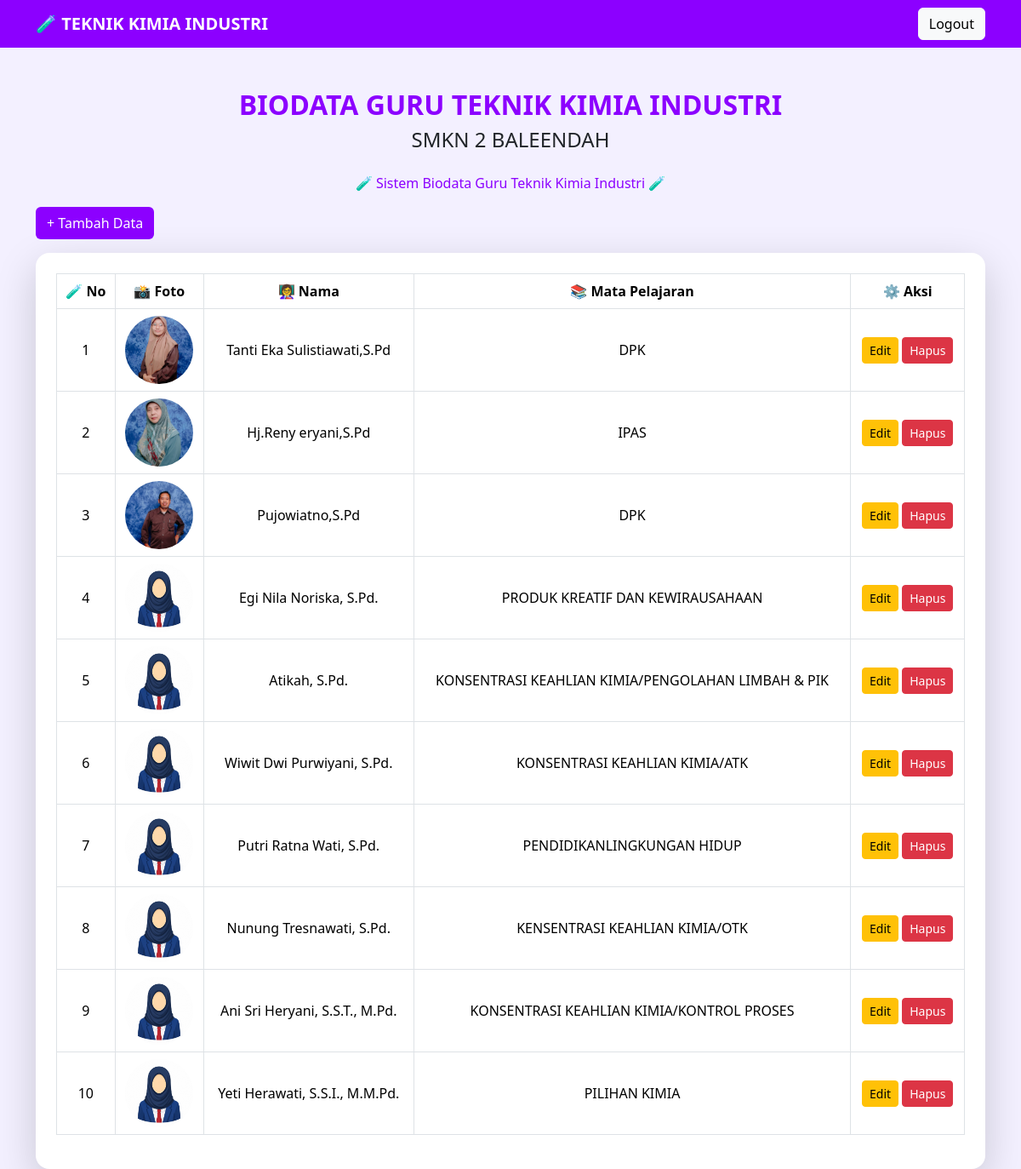
The app's page /index.php (signed in) with its own data.
### tables this page shows
CREATE TABLE `guru_tki` (
  `id` int(11) NOT NULL,
  `nama` varchar(100) DEFAULT NULL,
  `nip` varchar(50) DEFAULT NULL,
  `mapel` varchar(100) DEFAULT NULL,
  `alamat` text DEFAULT NULL,
  `no_hp` varchar(20) DEFAULT NULL,
  `foto` varchar(255) DEFAULT NULL
);

### index.php (the view, shortened to what this page needs)
<?php
include 'koneksi.php';
$sql = "SELECT * FROM guru_tki";
$data = mysqli_query($conn, $sql);
?>
<!DOCTYPE html>
<html>
<head>
    <link href="https://cdn.jsdelivr.net/npm/bootstrap@5.3.2/dist/css/bootstrap.min.css" rel="stylesheet">
</head>
<body style="background-color:#F3F0FF;">
<nav class="navbar navbar-expand-lg navbar-dark"
style="background-color:#8C00FF;">
<div class="container">
    <a class="navbar-brand fw-bold" href="#">
        🧪 TEKNIK KIMIA INDUSTRI
    </a>
    <a href="logout.php"
    class="btn btn-light">
        Logout
    </a>
</div>
</nav>
<div class="container mt-5">
    <h2 class="text-center fw-bold"
    style="color:#8C00FF;">
        BIODATA GURU TEKNIK KIMIA INDUSTRI
    </h2>
    <h4 class="text-center mb-4">
        SMKN 2 BALEENDAH
    </h4>
    <p class="text-center"
    style="color:#8C00FF;">
        🧪 Sistem Biodata Guru Teknik Kimia Industri 🧪
    </p>
    <a href="tambah.php"
    class="btn text-white mb-3"
    style="background-color:#8C00FF;">
        + Tambah Data
    </a>
<div class="card shadow-lg p-4 border-0 rounded-4">
<table class="table table-bordered text-center align-middle">
<thead
style="
background: linear-gradient(90deg,#D8B4E2,#8E7AB5);
color:white;
">
<tr>
    <th>🧪 No</th>
    <th>📸 Foto</th>
    <th>👩‍🏫 Nama</th>
    <th>📚 Mata Pelajaran</th>
    <th>⚙️ Aksi</th>
</tr>
</thead>
<tbody>
<?php
$no = 1;
while($row = mysqli_fetch_assoc($data)){
?>
<tr>
    <td><?= $no++; ?></td>
    <td>
        <img
        src="uploads/<?= $row['foto']; ?>"
        width="80"
        height="80"
        style="border-radius:50%; object-fit:cover;">
    </td>
    <td><?= $row['nama']; ?></td>
    <td><?= $row['mapel']; ?></td>
    <td>
        <a
        href="edit.php?id=<?= $row['id']; ?>"
        class="btn btn-warning btn-sm">
            Edit
        </a>
        <a
        href="hapus.php?id=<?= $row['id']; ?>"
        class="btn btn-danger btn-sm"
        onclick="return confirm('Yakin ingin hapus data?')">
            Hapus
        </a>
    </td>
</tr>
<?php } ?>
</tbody>
</table>
</div>
</div>
</body>
</html>

### records on screen
guru_tki: foto (picture), nama "Tanti Eka Sulistiawati,S.Pd", mapel "DPK"
guru_tki: foto (picture), nama "Hj.Reny eryani,S.Pd", mapel "IPAS"
guru_tki: foto (picture), nama "Pujowiatno,S.Pd", mapel "DPK"
guru_tki: foto (picture), nama "Egi Nila Noriska, S.Pd.", mapel "PRODUK KREATIF DAN KEWIRAUSAHAAN"
guru_tki: foto (picture), nama "Atikah, S.Pd.", mapel "KONSENTRASI KEAHLIAN KIMIA/PENGOLAHAN LIMBAH & PIK"
guru_tki: foto (picture), nama "Wiwit Dwi Purwiyani, S.Pd.", mapel "KONSENTRASI KEAHLIAN KIMIA/ATK"
guru_tki: foto (picture), nama "Putri Ratna Wati, S.Pd.", mapel "PENDIDIKANLINGKUNGAN HIDUP"
guru_tki: foto (picture), nama "Nunung Tresnawati, S.Pd.", mapel "KENSENTRASI KEAHLIAN KIMIA/OTK"
guru_tki: foto (picture), nama "Ani Sri Heryani, S.S.T., M.Pd.", mapel "KONSENTRASI KEAHLIAN KIMIA/KONTROL PROSES"
guru_tki: foto (picture), nama "Yeti Herawati, S.S.I., M.M.Pd.", mapel "PILIHAN KIMIA"
